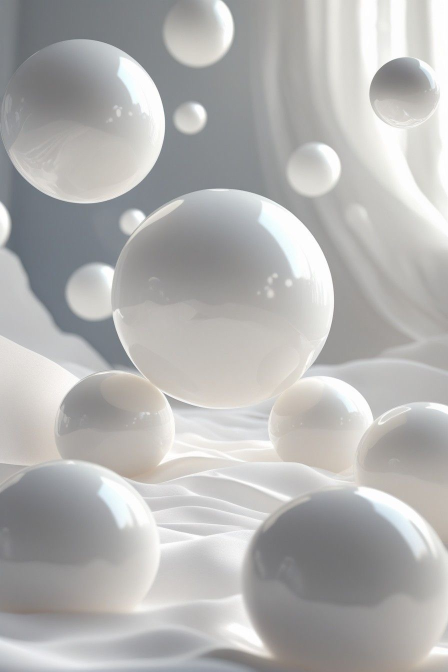
#> input picture assets/matrix-white-pearls-background.jpg, 896 x 1344 px (shown at 1/2 size)
$ python make_matrix_lilac_pearls_guide.py
#> lines starting #> are read from the running program, lines starting #| are printed output that depends on the picture
"""Apply the supplied white-pearl design to the 70-page Matrix workbook."""
from pathlib import Path
from io import BytesIO
import re
import numpy as np
from PIL import Image,ImageOps
import pymupdf as fitz

R=Path(__file__).resolve().parents[1]
SOURCE=R/'assets/matrix-source-upload.pdf';BG=R/'assets/matrix-white-pearls-background.jpg'
OUT=R/'documents/Matrix_zhemchug_sirenevy.pdf'
W,H=595.276,841.89
# The pale veil is page-wide, so there are no opaque white cards.
img=ImageOps.fit(Image.open(BG).convert('RGB'),(1190,1684),method=Image.Resampling.LANCZOS)
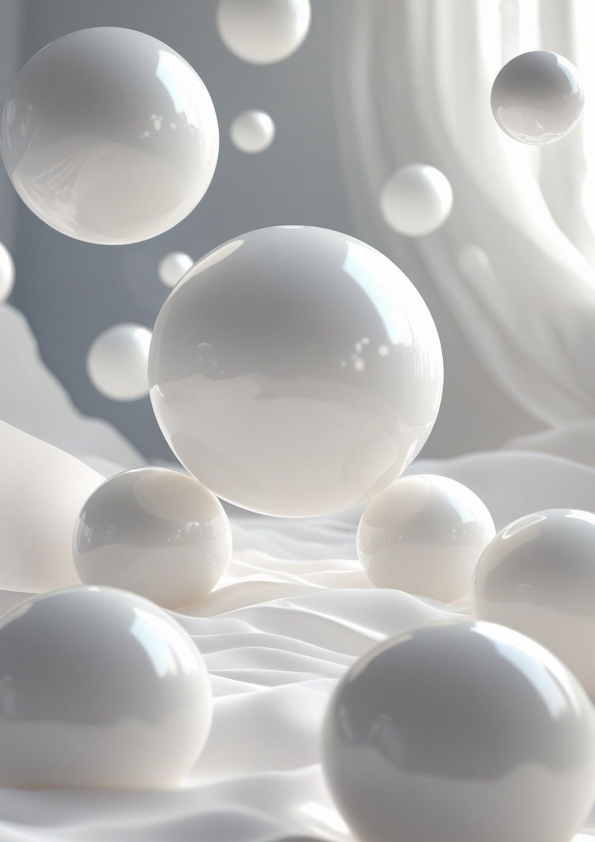
#> img: PIL image 1190x1684 RGB (shown at 1/2 size); mean R, G, B 179.8, 179.3, 178.1
def backdrop(opacity):
    b=BytesIO();Image.blend(img,Image.new('RGB',img.size,(250,250,250)),opacity).save(b,'JPEG',quality=90,optimize=True);return b.getvalue()
inner=backdrop(.80);cover=backdrop(.42)

# Retain every number and line of the source matrix, but remove its flat pink
# rectangular ground and recolor its strokes to match the lilac palette.
#> (the run stopped early here; a loop or call above may not have finished)
